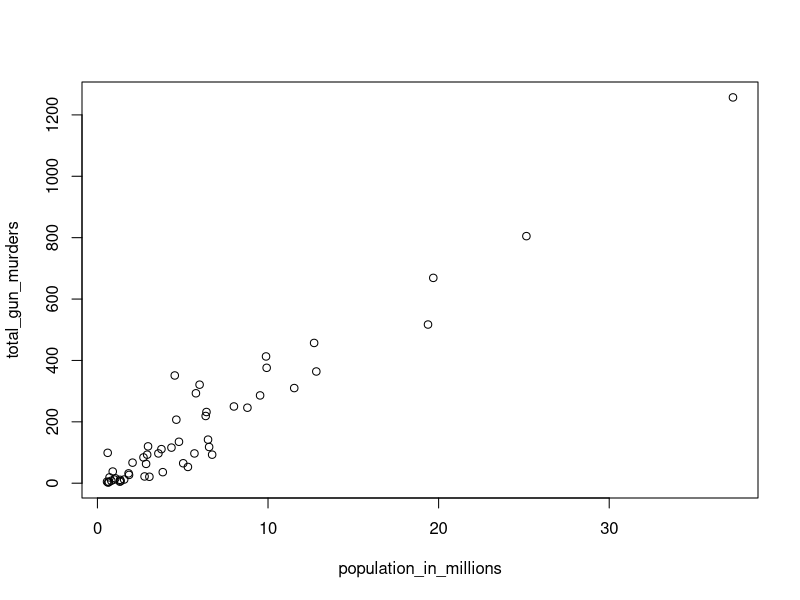
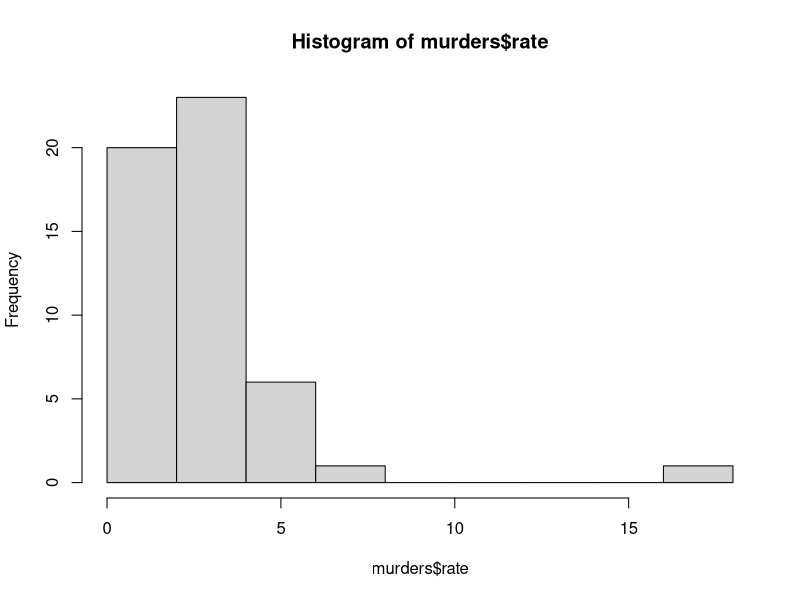
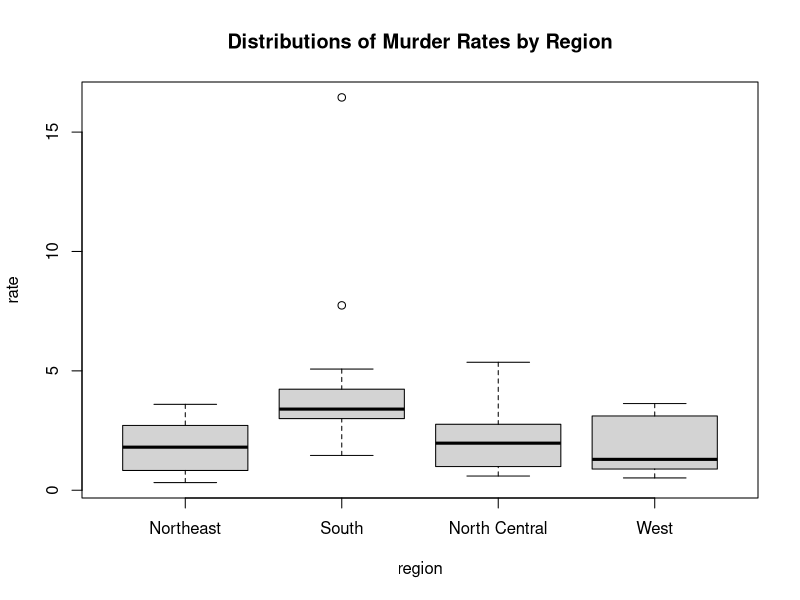
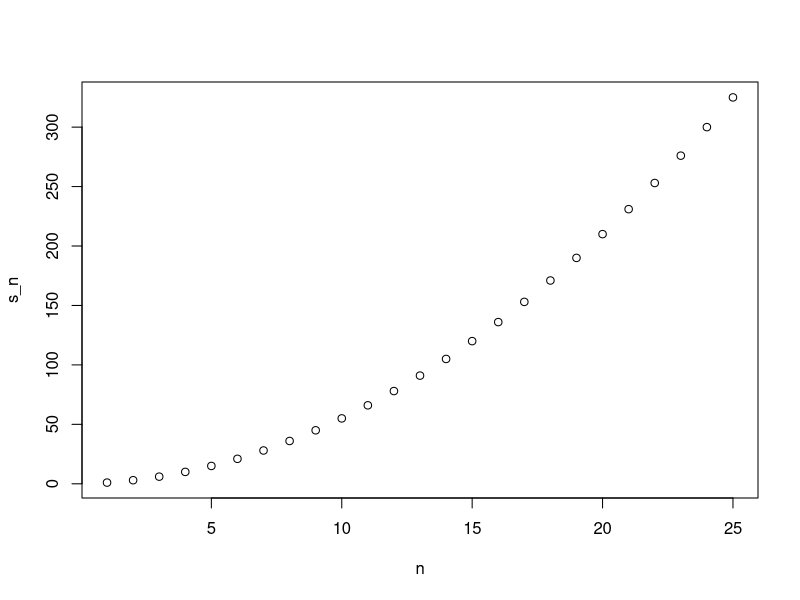

Source code (R) for these figures, in order:
## ---- chunk 1
library(dslabs)
library(tidyverse)
library(dplyr)
data(murders)
## ---- chunk 2
codes <- c(380,124, 818)
country <- c("italy", "canada", "egypt")
name_codes <- c(italy = 380, canada = 124, egypt = 818)
## ---- chunk 3
names(codes) = country
codes
## ---- chunk 4
sample_dat <- data.frame(NameOfColumn1 = "VectorObject1", NameofColumn2 = "VectorObject2")
## ---- chunk 5
abbs <- c("MA", "ME", "MI", "MO", "MU")
ind <- which(!abbs%in%murders$abb)
abbs[ind]
## ---- chunk 6
murders <- mutate(murders, rate= total/population*100000)
## ---- chunk 7
filter(murders, rate < 0.71) %>% head()
## ---- chunk 8
new_table <- select(murders, state, region, rate)
## ---- chunk 9
new_table <- select(murders,state, region,rate)
filter(new_table, rate < 0.71) %>% head()
## ---- chunk 10
murders %>% select(state, region, rate) %>% filter(rate > 0.71) %>% head()
## ---- chunk 11
population_in_millions <- murders$population/10^6
total_gun_murders <- murders$total
plot(population_in_millions, total_gun_murders)
## ---- chunk 12
hist(murders$rate)
## ---- chunk 13
boxplot(rate~region, data = murders, main = "Distributions of Murder Rates by Region")
## ---- chunk 14
a <- 2
if(a!=0){
  print(1/a)
}else{
  print("No reciprocal for 0.")
}
## ---- chunk 15
avg <- function(x){
  s<- sum(x)
  n <- length(x)
  s/n
}
## ---- chunk 16
compute_s_n <- function(n){
    x <- 1:n
    sum(x)
}
  compute_s_n(4)
## ---- chunk 17
m <- 25
s_n <- vector(length = m) #create an empty vector (necessary for a for loop)
for(n in 1:m){ #create for loop to find product for 1:25
  s_n[n] <- compute_s_n(n)
}
n <- 1:25
plot(n, s_n)
## ---- chunk 18
sum_n <- function(n){ #creates a function called sum(n) that creates a series from 1 to         the input, and returns the sum
  x <- 1:n
  y <- sum(x)
  y
}
